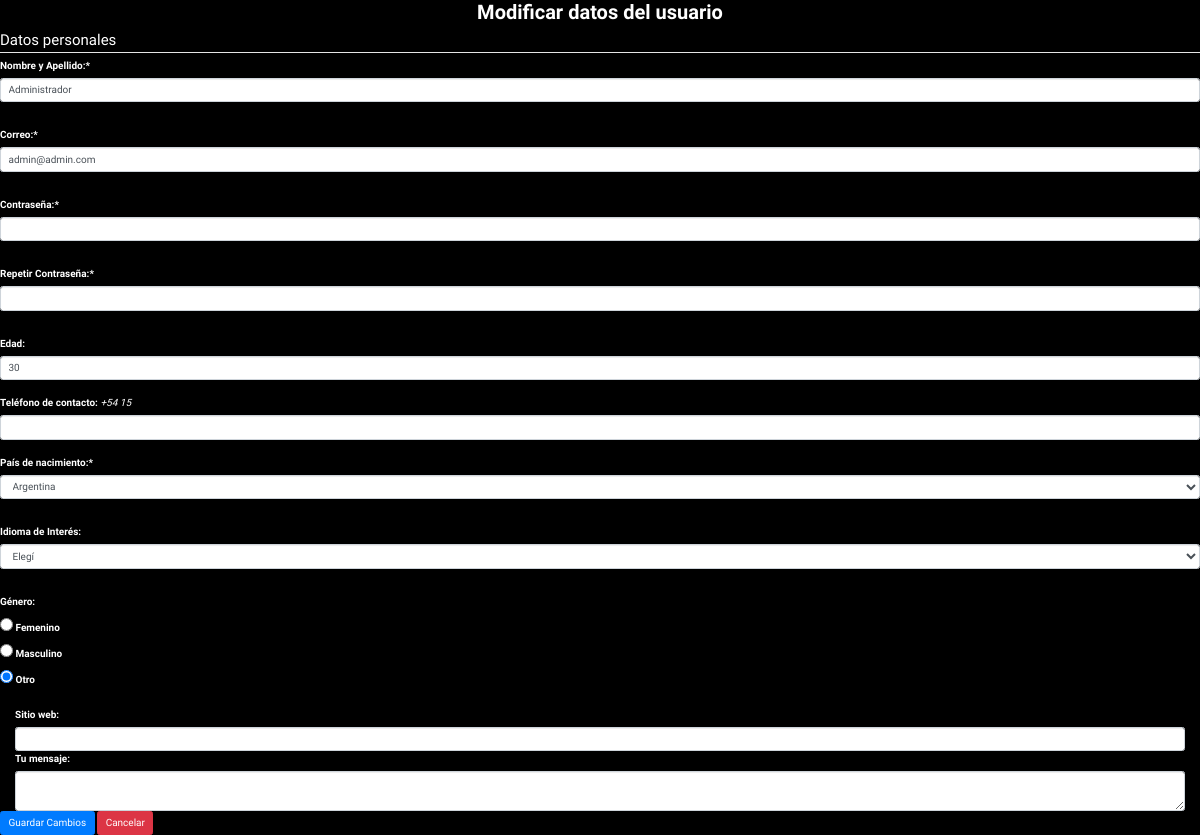
The page /EditarUsuario.php (signed in) on the database its author committed.
### tables this page shows
CREATE TABLE `users` (
  `id` int(10) NOT NULL AUTO_INCREMENT,
  `name` varchar(255) NOT NULL,
  `email` varchar(190) NOT NULL,
  `password` varchar(255) NOT NULL,
  `age` int(10) NOT NULL,
  `telephone` varchar(255) NOT NULL,
  `country` varchar(255) NOT NULL,
  `website` varchar(100) NOT NULL,
  `message` varchar(100) DEFAULT NULL,
  `sex` varchar(100) NOT NULL,
  `language` varchar(100) NOT NULL,
  `role_id` int(11) DEFAULT NULL,
  `created_at` timestamp NULL DEFAULT NULL,
  `updated_at` timestamp NULL DEFAULT NULL,
  `photo` varchar(255) DEFAULT NULL,
  PRIMARY KEY (`id`),
  UNIQUE KEY `users_email_unique` (`email`)
);

### Clases/MySQL_DB.php (called while the page is built, shortened)
<?php
require_once("funciones.php");
class MySQL_DB extends DB
{
  protected $conn;
  public function __construct($conn){
    if($conn){
      $this->conn = $conn;
    }else{
      try {
        $this->conn = new PDO('mysql:host=localhost; dbname=tpi_db; charset=utf8; port=3306', 'root', 'root', array(PDO::MYSQL_ATTR_INIT_COMMAND => "SET NAMES utf8"));
        $this->conn->setAttribute(PDO::ATTR_ERRMODE, PDO::ERRMODE_EXCEPTION);
      } catch (Exception $e) {
        echo $e->getMessage();
        exit;
      }
    }
  }
  public function find($tabla, $id)
  {
    $sql = 'select * from '.$tabla.' where id = :id';
    try {
      $stmt = $this->conn->prepare($sql);
      $stmt->bindValue(':id', $id);
      $stmt->execute();
    } catch(Exception $e) {
      echo "Error MySQL_DB->find();\n";
      $e->getMessage();
      exit;
    }
    return $stmt->fetch(PDO::FETCH_ASSOC);
  }
}

### funciones.php (called while the page is built, shortened)
<?php
	require_once("Clases/usuario.php");
	function traerUsuarioPorId($id){
		$unUsuario = new usuario(null, null);
		$unUsuario->find($id);
		if($unUsuario){
			return $unUsuario;
		}
		return false;
	}

### Clases/Modelo.php (called while the page is built, shortened)
<?php
class Modelo
{
  public $table;
  public $datos;
  protected $db;
  public function __construct($datos=[], $conn)
  {
    $this->datos = $datos;
    $this->db = new MySQL_DB($conn);
  }
  public function getAttr($attr)
  {
    return isset($this->datos[$attr]) ? $this->datos[$attr] : null;
  }
  public function setAttr($attr, $value)
  {
    $this->datos[$attr] = $value;
  }
  public function find($id){
    $reg = $this->db->find($this->table, $id);
  }
}

### Clases/usuario.php (called while the page is built, shortened)
<?php
  require_once('MySQL_DB.php');
  require_once('Modelo.php');
  class usuario extends Modelo{
    public function getName(){
       return $this->getAttr('name');
    }
    public function getEmail(){
       return $this->getAttr('email');
    }
    public function getAge(){
       return $this->getAttr('age');
    }
    public function getTelephone(){
       return $this->getAttr('telephone');
    }
    public function getCountry(){
       return $this->getAttr('country');
    }
    public function getWebsite(){
      return $this->getAttr('website');
    }
    public function getSex(){
      return $this->getAttr('sex');
    }
  }
?>

### EditarUsuario.php (the view, shortened to what this page needs)
<?php
  require_once("funciones.php");
  if (!estaLogueado()) {
	 	header('location: login.php');
	 	exit;
	} else {
		$usuario = traerUsuarioPorId($_SESSION['id']);
	}
	$paises = ["Argentina", "Brasil", "Colombia", "Chile", "Italia", "Luxembourg", "Bélgica", "Dinamarca", "Finlandia", "Francia", "Slovakia", "Eslovenia",
	"Alemania", "Grecia","Irlanda", "Holanda", "Portugal", "España", "Suecia", "Reino Unido", "Chipre", "Lithuania",
	"Republica Checa", "Estonia", "Hungría", "Latvia", "Malta", "Austria", "Polonia"];
  $nombre = $usuario->getName();
	$email = $usuario->getEmail();
	$edad = $usuario->getAge();
	$tel = $usuario->getTelephone();
	$pais = $usuario->getCountry();
	$website = $usuario->getWebsite();
	$mensaje = $usuario->getMessage();
	$sexo = $usuario->getSex();
  $errores = [];
	$datos = [];
  if ($_POST) {
		$datos['id'] = $usuario->getId();
		$datos['name'] = isset($POST['nombre']) ? trim($_POST['nombre']) : "";
		$datos['email'] = isset($_POST['email']) ? trim($_POST['email']) : "";
		$pass = isset($_POST['pass']) ? trim($_POST['pass']) : "";
		$datos['password'] = password_hash($pass, PASSWORD_DEFAULT);
		$datos['age'] = isset($_POST['edad']) ? trim($_POST['edad']) : "";
		$datos['telephone'] = isset($_POST['tel']) ? trim($_POST['tel']) : "";
		$datos['country'] = isset($_POST['pais']) ? trim($_POST['pais']) : "";
		$datos['language'] = isset($_POST['idioma']) ? trim($_POST['idioma']) : "";
		$datos['website'] = isset($_POST['website']) ? trim($_POST['website']) : "";
		$datos['message'] = isset($_POST['mensaje']) ? trim($_POST['mensaje']) : "";
		$datos['sex'] = isset($_POST['sexo']) ? trim($_POST['sexo']) : "";
    $errores = validar($_POST, 'avatar');
    if (empty($errores)){
      require_once("Clases/usuario.php");
      $usuario = new usuario($datos);
			$usuario->save();
			header('location: VerUsuarios.php');
		}
  } else {
		$usuario = traerUsuarioPorId($_SESSION['id']);
		$nombre = $usuario->getName();
		$email = $usuario->getEmail();
		$edad = $usuario->getAge();
		$tel = $usuario->getTelephone();
		$pais = $usuario->getCountry();
		$website = $usuario->getWebsite();
		$mensaje = $usuario->getMessage();
		$sexo = $usuario->getSex();
	}
?>
<!DOCTYPE html>
<html>
	<head>
		<link rel="stylesheet" href="https://maxcdn.bootstrapcdn.com/bootstrap/3.3.7/css/bootstrap.min.css">
		<link rel="stylesheet" href="css/styles.css">
	</head>
	<body>
		<h1 align="center">
      <strong>Modificar datos del usuario</strong>
    </h1>
    <section class="registracion">
			<form method="post" enctype="multipart/form-data">
        <fieldset>
          <legend>Datos personales</legend>
					<div class="row justify-content-md-center">
						<div class="col-sm-12">
							<div class="form-group <?= isset($errores['nombre']) ? 'has-error' : null ?>">
								<label class="control-label">Nombre y Apellido:*</label>
			          <input class="form-control" type="text" name="nombre" placeholder="Pedro Perez" value="<?=$nombre?>">
							</div>
							<br>
							<div class="form-group <?= isset($errores['email']) ? 'has-error' : null ?>">
			          <label class="control-label">Correo:*</label>
			          <input class="form-control" type="email" name="email" value="<?=$email?>">
							</div>
						</div>
					</div>
					<br>
					<div class="row">
						<div class="col-sm-12">
							<div class="form-group <?= isset($errores['pass']) ? 'has-error' : null ?>">
								<label class="control-label">Contraseña:*</label>
								<input class="form-control" type="password" name="pass" value="">
							</div>
							<br>
							<div class="form-group <?= isset($errores['pass']) ? 'has-error' : null ?>">
								<label class="control-label">Repetir Contraseña:*</label>
								<input class="form-control" type="password" name="rpass" value="">
							</div>
						</div>
					</div>
					<br>
					<div class="row">
						<div class="col-sm-12">
						  <label class="control-label">Edad:</label>
						  <input class="form-control" type="number" name="edad" value="<?=$edad?>">
							<br>
							<label class="control-label">Teléfono de contacto:</label>
							<i>+54 15</i>
							<input class="form-control" type="tel" name="tel" value="<?=$tel?>">
						</div>
					</div>
					<br>
					<div class="row">
						<div class="col-sm-12">
							<div class="form-group <?= isset($errores['pais']) ? 'has-error' : null ?>">
								<label class="control-label">País de nacimiento:*</label>
								<select class="form-control" name="pais">
										<?php foreach ($paises as $value): ?>
											<?php if ($value == $pais): ?>
											<option selected value="<?=$value?>"><?=$value?></option>
											<?php else: ?>
											<option value="<?=$value?>"><?=$value?></option>
											<?php endif; ?>
										<?php endforeach; ?>
								</select>
							</div>
						</div>
					</div>
					<br>
					<div class="row">
						<div class="col-sm-12">
							<div class="form-group <?= isset($errores['idioma']) ? 'has-error' : null ?>">
								<label class="control-label">Idioma de Interés:</label>
								<select class="form-control" name="idioma">
										<option value="0">Elegí</option>
								</select>
							</div>
						</div>
					</div>
					<br>
						<div class="row">
							<div class="col-sm-12">
									<label>Género:</label>
									<br>
									<label>
				            <input type="radio" name="sexo" value="F" <?= $sexo == 'F' ? 'checked' : '' ?>>
				            Femenino
				          </label>
									<br>
				          <label>
				            <input type="radio" name="sexo" value="M" <?= $sexo == 'M' ? 'checked' : '' ?>>
				            Masculino
				          </label>
									<br>
				          <label>
				            <input type="radio" name="sexo" value="O" <?= $sexo == 'O' ? 'checked' : '' ?>>
				            Otro
				          </label>
				          <br><br>
							</div>
						</div>
						<div class="col-sm-12">
			        <label class="control-label">Sitio web:</label>
			        <input class="form-control" type="url" name="website" value="<?=$website?>">
						</div>
						<br>
						<div class="col-sm-12">
			        <label class="control-label">Tu mensaje:</label>
							<textarea class="form-control" name="mensaje"><?=$mensaje?></textarea>
						</div>
						<br><br>
						<button class="btn btn-primary" type="submit">Guardar Cambios</button>
						<a class="btn btn-danger" href="perfil.php">Cancelar</a>
        </fieldset>
      </form>
    </section>
  </body>
</html>

### css/styles.css (style rules this page uses)
* { box-sizing: border-box; }
body { background-color: black; font-family: 'PT Sans Narrow', sans-serif; color: white; }
h1 { font-family: 'Pattaya', sans-serif; font-weight: bolder; font-size: 2em; text-align: center; }
a { text-decoration: none; }
::placeholder { color: white; }

### rows shown on the page
users: nombre "Administrador", email "admin@admin.com", edad "30", pais "Argentina", sex "☐ Femenino", sex "☐ Masculino", sex "☑ Otro"
